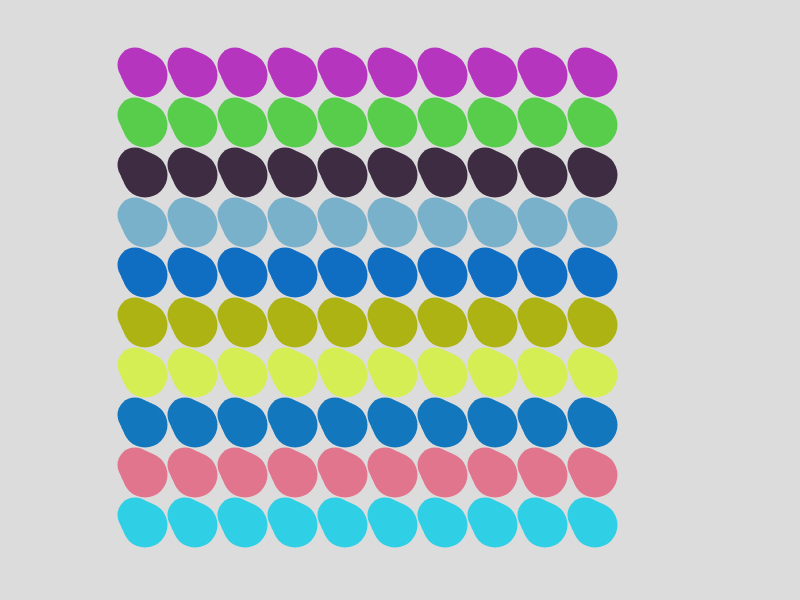
Frame 1 (no input)
Frame 60 (no input): identical to frame 1, image omitted
Frame 120 (the mouse pressed at the canvas centre since frame 60): identical to frame 1, image omitted

The p5.js sketch that drew this single still picture (run headless with seeded random() and noise() and a simulated clock; from frame 60 on, the mouse is pressed at the canvas centre):

// p5.js sketch
// ── sketch.js
// https://openprocessing.org/@michelleinspace/2189726

let XposCircle = 140;
let YposCircle = 70;
let GrootteCircle = 50;

let LoopKleurCircle = 10;
let KleurCircle = []

function setup() {
  createCanvas(800, 600);

  for (let index = 0; index < LoopKleurCircle; index++) {
    KleurCircle.push([random(0, 255), random(0, 255), random(0, 255)])
  }
}

function draw() {
  background(220);
  strokeWeight(0);

  for (let index = 0; index < KleurCircle.length; index++) {
    for (let i = 0; i < KleurCircle.length; i++) {
      fill(KleurCircle[index])
      circle(XposCircle + i * GrootteCircle, YposCircle + index * GrootteCircle, GrootteCircle - 10, GrootteCircle - 10);
      circle(XposCircle + i * GrootteCircle + 5, YposCircle + index * GrootteCircle + 5, GrootteCircle - 5, GrootteCircle - 5);
      circle(XposCircle + i * GrootteCircle - 5, YposCircle + index * GrootteCircle - 5, GrootteCircle - 15, GrootteCircle - 15);
    }
  }
  
}
